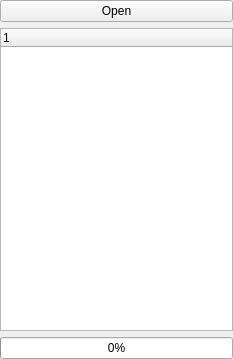
<?xml version="1.0" encoding="UTF-8"?>
<ui version="4.0">
 <class>SolutionBrowser</class>
 <widget class="QWidget" name="SolutionBrowser">
  <property name="geometry">
   <rect>
    <x>0</x>
    <y>0</y>
    <width>233</width>
    <height>359</height>
   </rect>
  </property>
  <property name="sizePolicy">
   <sizepolicy hsizetype="Expanding" vsizetype="Expanding">
    <horstretch>0</horstretch>
    <verstretch>0</verstretch>
   </sizepolicy>
  </property>
  <property name="windowTitle">
   <string>Form</string>
  </property>
  <layout class="QVBoxLayout" name="verticalLayout">
   <property name="leftMargin">
    <number>0</number>
   </property>
   <property name="topMargin">
    <number>0</number>
   </property>
   <property name="rightMargin">
    <number>0</number>
   </property>
   <property name="bottomMargin">
    <number>0</number>
   </property>
   <item>
    <widget class="QPushButton" name="openButton">
     <property name="sizePolicy">
      <sizepolicy hsizetype="Minimum" vsizetype="Minimum">
       <horstretch>0</horstretch>
       <verstretch>0</verstretch>
      </sizepolicy>
     </property>
     <property name="text">
      <string>Open</string>
     </property>
    </widget>
   </item>
   <item>
    <widget class="QTreeWidget" name="treeWidget">
     <column>
      <property name="text">
       <string notr="true">1</string>
      </property>
     </column>
    </widget>
   </item>
   <item>
    <widget class="QProgressBar" name="progressBar">
     <property name="value">
      <number>0</number>
     </property>
    </widget>
   </item>
  </layout>
 </widget>
 <tabstops>
  <tabstop>treeWidget</tabstop>
 </tabstops>
 <resources/>
 <connections/>
</ui>
